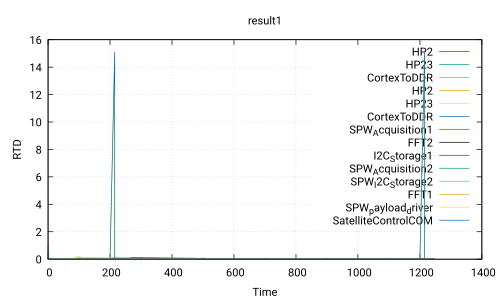

Source code (gnuplot):
 set title 'result1'
 set ylabel 'RTD'
 set xlabel 'Time'
 set grid
 set term pdf
 set output 'Use_case_DoubleCamera_noSafety.ATIPPIC0.executable260.0_120.0.pdf'
 plot 'Use_case_DoubleCamera_noSafety.ATIPPIC0.executable260.0_120.0.csv' using 1:2 with lines title 'HP2','Use_case_DoubleCamera_noSafety.ATIPPIC0.executable260.0_120.0.csv' using 1:3 with lines title 'HP23','Use_case_DoubleCamera_noSafety.ATIPPIC0.executable260.0_120.0.csv' using 1:4 with lines title 'CortexToDDR','Use_case_DoubleCamera_noSafety.ATIPPIC0.executable260.0_120.0.csv' using 1:5 with lines title 'HP2','Use_case_DoubleCamera_noSafety.ATIPPIC0.executable260.0_120.0.csv' using 1:6 with lines title 'HP23','Use_case_DoubleCamera_noSafety.ATIPPIC0.executable260.0_120.0.csv' using 1:7 with lines title 'CortexToDDR','Use_case_DoubleCamera_noSafety.ATIPPIC0.executable260.0_120.0.csv' using 1:8 with lines title 'SPW_Acquisition1','Use_case_DoubleCamera_noSafety.ATIPPIC0.executable260.0_120.0.csv' using 1:9 with lines title 'FFT2','Use_case_DoubleCamera_noSafety.ATIPPIC0.executable260.0_120.0.csv' using 1:10 with lines title 'I2C_Storage1','Use_case_DoubleCamera_noSafety.ATIPPIC0.executable260.0_120.0.csv' using 1:11 with lines title 'SPW_Acquisition2','Use_case_DoubleCamera_noSafety.ATIPPIC0.executable260.0_120.0.csv' using 1:12 with lines title 'SPW_I2C_Storage2','Use_case_DoubleCamera_noSafety.ATIPPIC0.executable260.0_120.0.csv' using 1:13 with lines title 'FFT1','Use_case_DoubleCamera_noSafety.ATIPPIC0.executable260.0_120.0.csv' using 1:14 with lines title 'SPW_payload_driver','Use_case_DoubleCamera_noSafety.ATIPPIC0.executable260.0_120.0.csv' using 1:15 with lines title 'SatelliteControlCOM'
